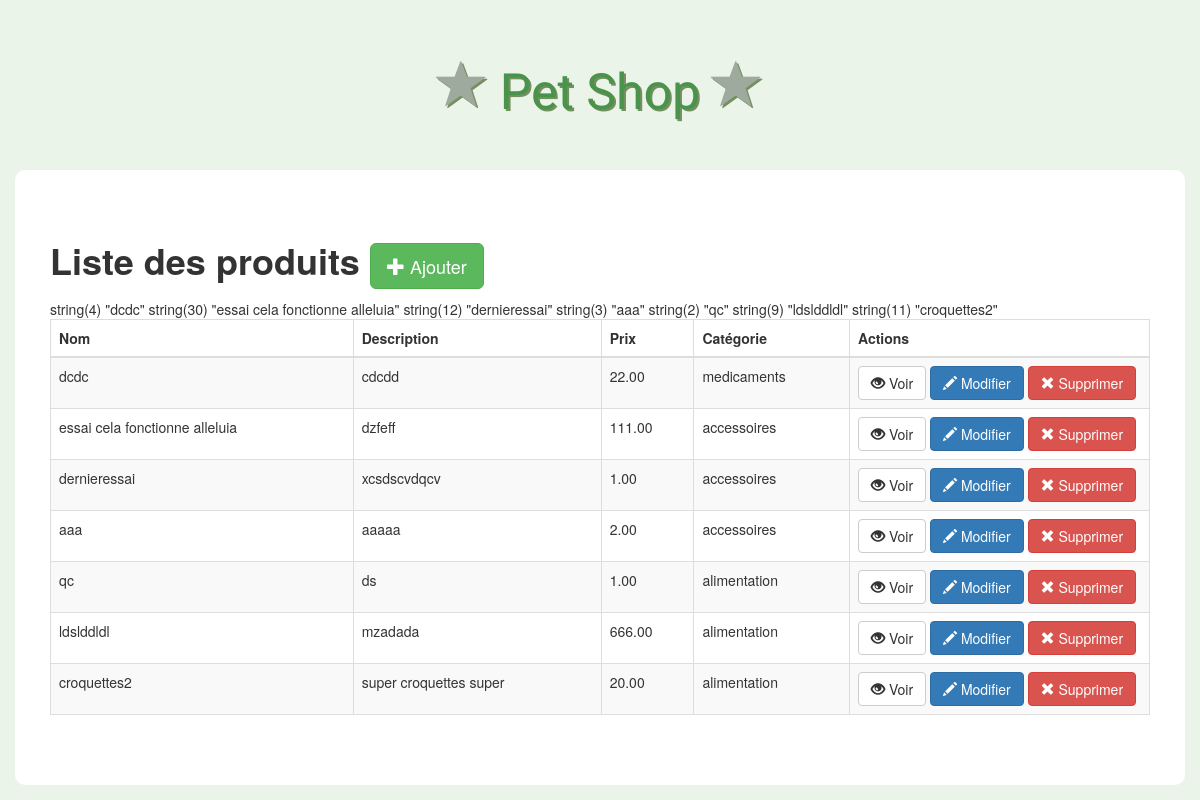
The app's page /admin/index.php with its own data.
### tables this page shows
CREATE TABLE `product` (
  `product_id` int(11) NOT NULL,
  `name` char(50) NOT NULL,
  `description` char(250) NOT NULL,
  `picture` char(200) NOT NULL,
  `price` double NOT NULL,
  `stock_quantity` int(11) NOT NULL DEFAULT '1',
  `category_type` int(50) NOT NULL
);

CREATE TABLE `category` (
  `category_id` int(50) NOT NULL,
  `name` char(50) NOT NULL
);

### admin/index.php (the view, shortened to what this page needs)
<!DOCTYPE html>
<html>
    <head>
        <link rel="stylesheet" href="https://maxcdn.bootstrapcdn.com/bootstrap/3.3.6/css/bootstrap.min.css">
        <link rel="stylesheet" href="../css/styles.css">
    </head>
    <body>
        <h1 class="text-logo"><span class="glyphicon glyphicon-star"></span> Pet Shop <span class="glyphicon glyphicon-star"></span></h1>
        <div class="container admin">
            <div class="row">
                <h1><strong>Liste des produits   </strong><a href="insert.php" class="btn btn-success btn-lg"><span class="glyphicon glyphicon-plus"></span> Ajouter</a></h1>
                <table class="table table-striped table-bordered">
                  <thead>
                    <tr>
                      <th>Nom</th>
                      <th>Description</th>
                      <th>Prix</th>
                      <th>Catégorie</th>
                      <th>Actions</th>
                    </tr>
                  </thead>
                  <tbody>
                      <?php
                        $db = Database::connect();
                        $statement = $db->query('SELECT product.product_id, product.name, product.description, product.price, category.name AS categories FROM product LEFT JOIN category ON product.category_type = category.category_id ORDER BY product.product_id DESC');
                        while($item = $statement->fetch())
                        {
                            echo '<tr>';
                            echo '<td>'. $item['name'] . '</td>';
                            echo '<td>'. $item['description'] . '</td>';
                            echo '<td>'. number_format($item['price'], 2, '.', '') . '</td>';
                            echo '<td>'. $item['categories'] . '</td>';
                            echo '<td width=300>';
                            echo '<a class="btn btn-default" href="view.php?id='.$item['product_id'].'"><span class="glyphicon glyphicon-eye-open"></span> Voir</a>';
                            echo '<a class="btn btn-primary" href="update.php?id='.$item['product_id'].'"><span class="glyphicon glyphicon-pencil"></span> Modifier</a>';
                            echo '<a class="btn btn-danger" href="delete.php?id='.$item['product_id'].'"><span class="glyphicon glyphicon-remove"></span> Supprimer</a>';
                            echo '</td>';
                            echo '</tr>';
                            var_dump($item['name']);
                        }
                      ?>
                  </tbody>
                </table>
            </div>
        </div>
    </body>
</html>

### css/styles.css (style rules this page uses)
body { background-color: rgba(232, 243, 229, 0.863); }
.text-logo { font-family: 'Holtwood One SC', sans-serif; color: #4a934a; text-shadow: 2px 2px #758f60; font-size: 50px; padding: 40px 0px; text-align: center; }
.text-logo .glyphicon { text-shadow: 2px 2px #758f60; color:#9faa9f; }
.admin { background: #fff; padding: 50px; border-radius: 10px; }

### records on screen
product: name "dcdc", description "cdcdd", price "22.00", category_type.name "medicaments"
product: name "essai cela fonctionne alleluia", description "dzfeff", price "111.00", category_type.name "accessoires"
product: name "dernieressai", description "xcsdscvdqcv", price "1.00", category_type.name "accessoires"
product: name "aaa", description "aaaaa", price "2.00", category_type.name "accessoires"
product: name "qc", description "ds", price "1.00", category_type.name "alimentation"
product: name "ldslddldl", description "mzadada", price "666.00", category_type.name "alimentation"
product: name "croquettes2", description "super croquettes super", price "20.00", category_type.name "alimentation"
